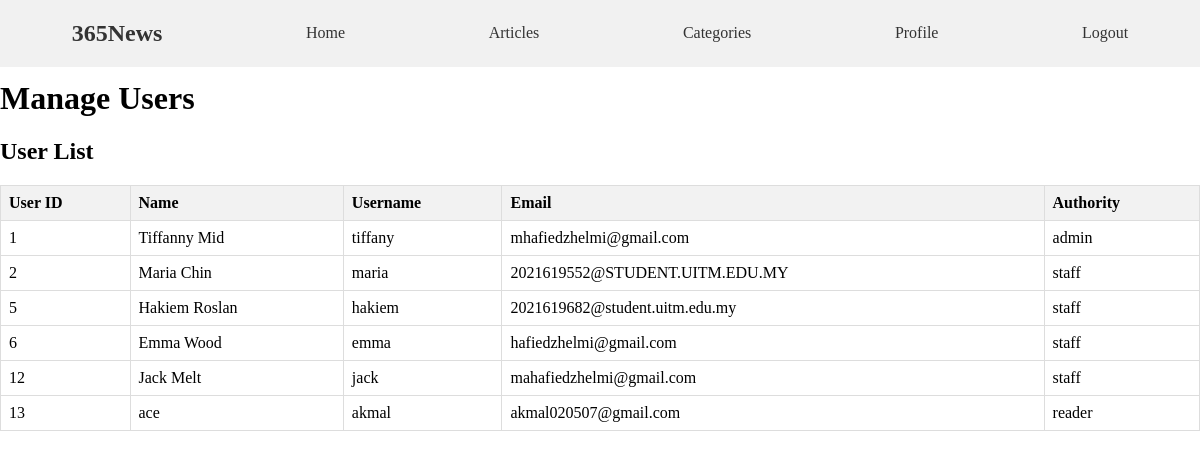
Page /users.php (signed in) on the committed database.
### tables this page shows
CREATE TABLE `user` (
  `userid` int(11) NOT NULL,
  `userpass` varchar(255) DEFAULT NULL,
  `name` varchar(255) DEFAULT NULL,
  `background` text DEFAULT NULL,
  `username` varchar(255) DEFAULT NULL,
  `authority` varchar(255) DEFAULT NULL,
  `email` varchar(255) DEFAULT NULL
);

### users.php (the view, shortened to what this page needs)
<!DOCTYPE html>
<html>
<head>
  <link rel="stylesheet" type="text/css" href="css/style.css">
</head>
<body>
<?php include('navbar.php') ?>
<main>
  <h1>Manage Users</h1>
  <h2>User List</h2>
  <table class="user-table">
    <thead>
      <tr>
        <th>User ID</th>
        <th>Name</th>
        <th>Username</th>
        <th>Email</th>
        <th>Authority</th>
      </tr>
    </thead>
    <tbody>
      <?php
      $queryUsers = "SELECT * FROM user";
      $resultUsers = mysqli_query($conn, $queryUsers);
      while ($rowUser = mysqli_fetch_assoc($resultUsers)) {
        echo '<tr>';
        echo '<td>' . $rowUser['userid'] . '</td>';
        echo '<td>' . $rowUser['name'] . '</td>';
        echo '<td>' . $rowUser['username'] . '</td>';
        echo '<td>' . $rowUser['email'] . '</td>';
        echo '<td>' . $rowUser['authority'] . '</td>';
        echo '</tr>';
      }
      ?>
    </tbody>
  </table>
</main>
</body>
</html>

### css/style.css (style rules this page uses)
body { margin: 0; padding: 0; }
main { margin-top: 80px; }
table { border-collapse: collapse; width: 100%; }
th, td { border: 1px solid #dddddd; text-align: left; padding: 8px; }
th { background-color: #f2f2f2; }

### rows in the picture
user: userid "1", name "Tiffanny Mid", username "tiffany", email "mhafiedzhelmi@gmail.com", authority "admin"
user: userid "2", name "Maria Chin", username "maria", email "2021619552@STUDENT.UITM.EDU.MY", authority "staff"
user: userid "5", name "Hakiem Roslan", username "hakiem", email "2021619682@student.uitm.edu.my", authority "staff"
user: userid "6", name "Emma Wood", username "emma", email "hafiedzhelmi@gmail.com", authority "staff"
user: userid "12", name "Jack Melt", username "jack", email "mahafiedzhelmi@gmail.com", authority "staff"
user: userid "13", name "ace", username "akmal", email "akmal020507@gmail.com", authority "reader"
